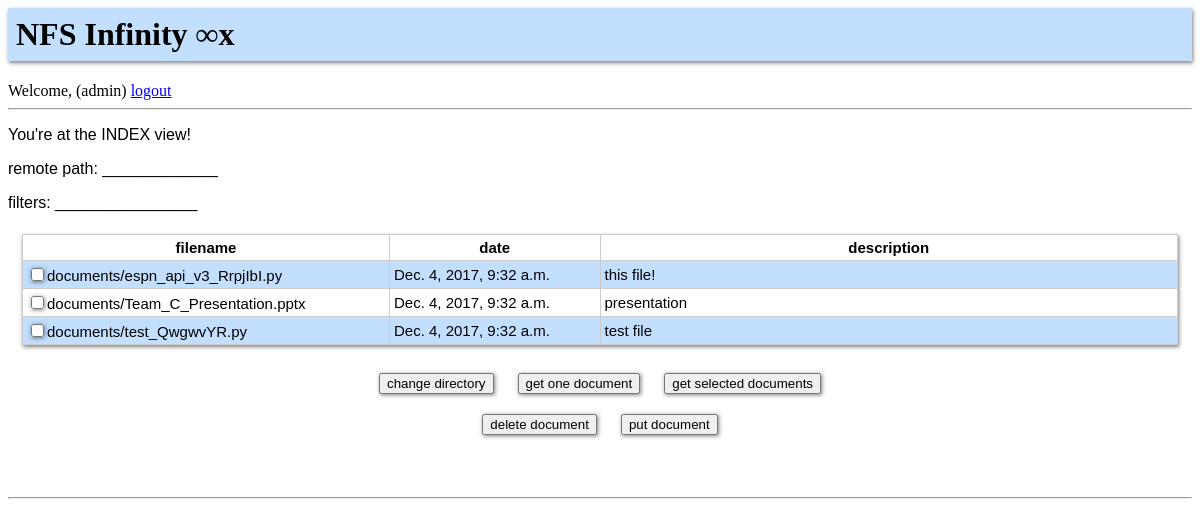
The app's page /nfs/index/ (signed in) with its own data.
### nfs/models.py (models this page shows)
class Document(models.Model):
    description = models.CharField(max_length=255, blank=True)
    document = models.FileField(upload_to='documents/')
    uploaded_at = models.DateTimeField(auto_now_add=True)

### nfs/views.py (the view, shortened to what this page needs)
def index(request):
	document_list = Document.objects.all()
	context = {'document_list': document_list}
	return render(request, 'nfs/index.html', context)

### nfs/templates/nfs/index.html (shortened to what this page needs)
{% extends 'nfs/base.html' %}
{% block content %}
<p>You're at the INDEX view!</p>
<p>remote path: _____________</p>
<p>filters: ________________ </p>
<fieldset style="border: 0px;">
<form method="post">
<table style="box-shadow: 1px 2px 4px rgba(0, 0, 0, .5);">
	<tr>
		<th>filename</th><th>date</th><th>description</th>
	</tr>
	{% for doc in document_list %}
	<tr>
		<td><input type="checkbox" id="checkfile{{doc.id}}" name="document" value="{{ doc.id }}"><label for="checkfile{{doc.id}}">{{ doc.document }}</label></td>
		<td>{{ doc.uploaded_at }}</td>
		<td style="width: 50%">{{ doc.description }}</td>
	</tr>
	{% endfor %}
</table>
<br>
<div style="text-align: center">
<input type="submit" value="change directory" name="chdir" style="margin: 10px" />
<input type="submit" value="get one document" name="getone" style="margin: 10px" />
<input type="submit" value="get selected documents" name="getall" style="margin: 10px" />
<br><input type="submit" value="delete document" name="delete" style="margin: 10px" />
</form>
<form action="{% url 'nfs:upload' %}" style="display: inline">
	<input type="submit" value="put document" style="margin: 10px" />
</form>
</fieldset>
{% endblock %}

### nfs/templates/nfs/base.html (shortened to what this page needs)
<html>
	<head>
		<h1 style="background-color: #C2DFFF; padding: 8px; box-shadow: 1px 2px 4px rgba(0, 0, 0, .5);">NFS Infinity &#8734x</h1>
		{% if user.is_authenticated %} Welcome, {{ user.first_name }} ({{ user.username }}) <a href="{% url 'nfs:logout' %}">logout</a>
		{% else %} <a href="{% url 'nfs:login' %}">login</a> / <a href="/admin">admin</a> {% endif %}
		<br><hr>
	</head>
	<body>
		{% block content %}{% endblock %}
	</body>
	<br><hr>
</html>

### nfs/templates/nfs/index.html (style rules this page uses)
table { font-family: arial, sans-serif; font-size: 15px; border-collapse: collapse; width: 100%; }
td, th { border: 1px solid #cccccc; text-align: left; padding: 4px; }
th { text-align: center }
tr:nth-child(even) { background-color: #C2DFFF; }
p { font-family: arial, sans-serif; }
input { box-shadow: 0.5px 1px 4px rgba(0, 0, 0, .5); }

### records on screen
Document: document "documents/espn_api_v3_RrpjIbI.py", uploaded_at "Dec. 4, 2017, 9:32 a.m.", description "this file!"
Document: document "documents/Team_C_Presentation.pptx", uploaded_at "Dec. 4, 2017, 9:32 a.m.", description "presentation"
Document: document "documents/test_QwgwvYR.py", uploaded_at "Dec. 4, 2017, 9:32 a.m.", description "test file"

### other values on screen
{{ user.username }} "admin"
